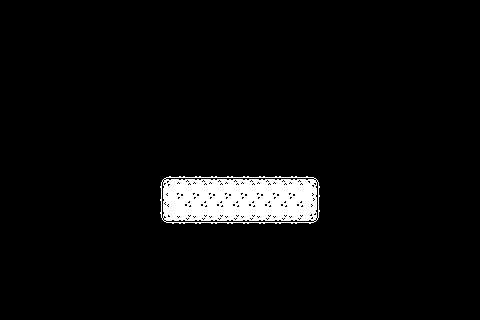

This is a level from a 2D game, rendered from its Tiled map with the project's own tilesets. A one-line summary and the complete map file follow:
An orthogonal 30x20 tile map with 16x16 px tiles, 1 tile layer (Ground) and 2 objects.

<map version="1.10" tiledversion="1.10.2" orientation="orthogonal" renderorder="right-down" width="30" height="20" tilewidth="16" tileheight="16" infinite="0" nextlayerid="3" nextobjectid="13">
 <tileset firstgid="1" source="TestTileset.tsx" />
 <layer id="1" name="Ground" width="30" height="20">
  <data encoding="csv">
0,0,0,0,0,0,0,0,0,0,0,0,0,0,0,0,0,0,0,0,0,0,0,0,0,0,0,0,0,0,
0,0,0,0,0,0,0,0,0,0,0,0,0,0,0,0,0,0,0,0,0,0,0,0,0,0,0,0,0,0,
0,0,0,0,0,0,0,0,0,0,0,0,0,0,0,0,0,0,0,0,0,0,0,0,0,0,0,0,0,0,
0,0,0,0,0,0,0,0,0,0,0,0,0,0,0,0,0,0,0,0,0,0,0,0,0,0,0,0,0,0,
0,0,0,0,0,0,0,0,0,0,0,0,0,0,0,0,0,0,0,0,0,0,0,0,0,0,0,0,0,0,
0,0,0,0,0,0,0,0,0,0,0,0,0,0,0,0,0,0,0,0,0,0,0,0,0,0,0,0,0,0,
0,0,0,0,0,0,0,0,0,0,0,0,0,0,0,0,0,0,0,0,0,0,0,0,0,0,0,0,0,0,
0,0,0,0,0,0,0,0,0,0,0,0,0,0,0,0,0,0,0,0,0,0,0,0,0,0,0,0,0,0,
0,0,0,0,0,0,0,0,0,0,0,0,0,0,0,0,0,0,0,0,0,0,0,0,0,0,0,0,0,0,
0,0,0,0,0,0,0,0,0,0,0,0,0,0,0,0,0,0,0,0,0,0,0,0,0,0,0,0,0,0,
0,0,0,0,0,0,0,0,0,0,0,0,0,0,0,0,0,0,0,0,0,0,0,0,0,0,0,0,0,0,
0,0,0,0,0,0,0,0,0,0,88,89,89,89,89,89,89,89,89,90,0,0,0,0,0,0,0,0,0,0,
0,0,0,0,0,0,0,0,0,0,108,109,109,109,109,109,109,109,109,110,0,0,0,0,0,0,0,0,0,0,
0,0,0,0,0,0,0,0,0,0,128,129,129,129,129,129,129,129,129,130,0,0,0,0,0,0,0,0,0,0,
0,0,0,0,0,0,0,0,0,0,0,0,0,0,0,0,0,0,0,0,0,0,0,0,0,0,0,0,0,0,
0,0,0,0,0,0,0,0,0,0,0,0,0,0,0,0,0,0,0,0,0,0,0,0,0,0,0,0,0,0,
0,0,0,0,0,0,0,0,0,0,0,0,0,0,0,0,0,0,0,0,0,0,0,0,0,0,0,0,0,0,
0,0,0,0,0,0,0,0,0,0,0,0,0,0,0,0,0,0,0,0,0,0,0,0,0,0,0,0,0,0,
0,0,0,0,0,0,0,0,0,0,0,0,0,0,0,0,0,0,0,0,0,0,0,0,0,0,0,0,0,0,
0,0,0,0,0,0,0,0,0,0,0,0,0,0,0,0,0,0,0,0,0,0,0,0,0,0,0,0,0,0
</data>
 </layer>
 <objectgroup id="2" name="CollisionMask">
  <object id="8" x="160" y="176.25" width="160" height="47.75" />
  <object id="11" x="160" y="176" width="160" height="48" />
 </objectgroup>
</map>
